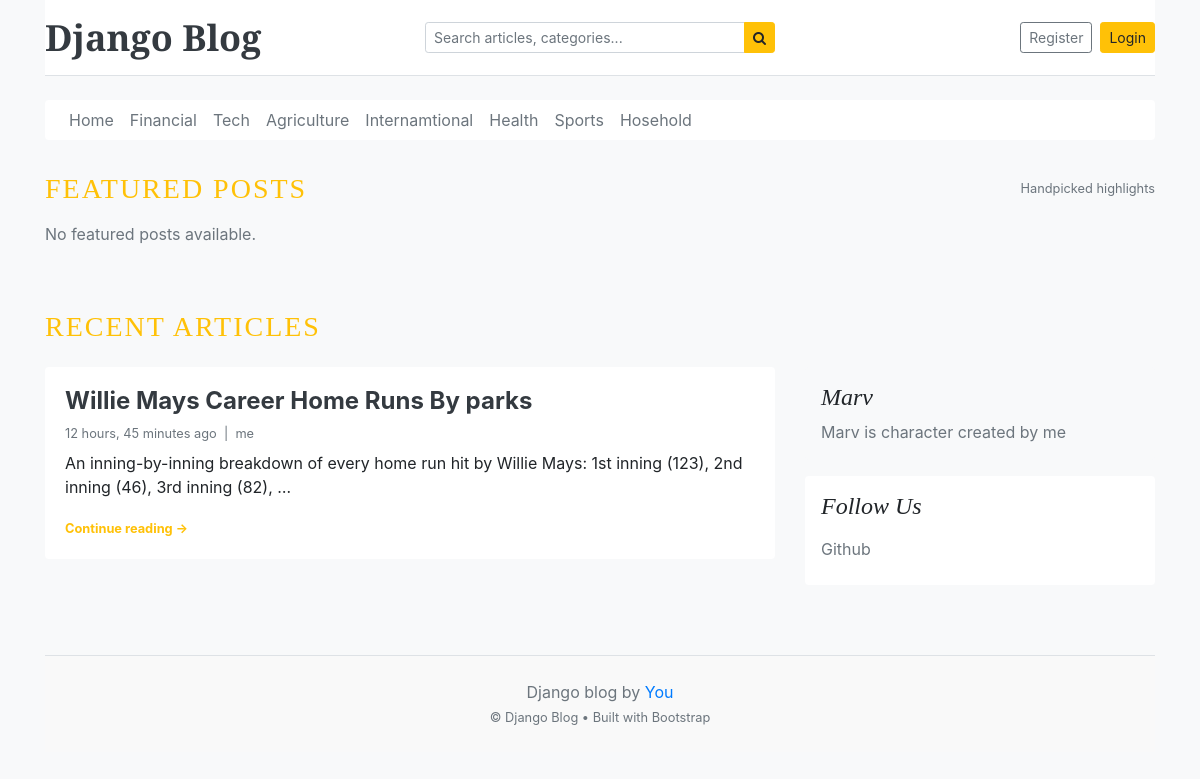
Before: / with the older database file.
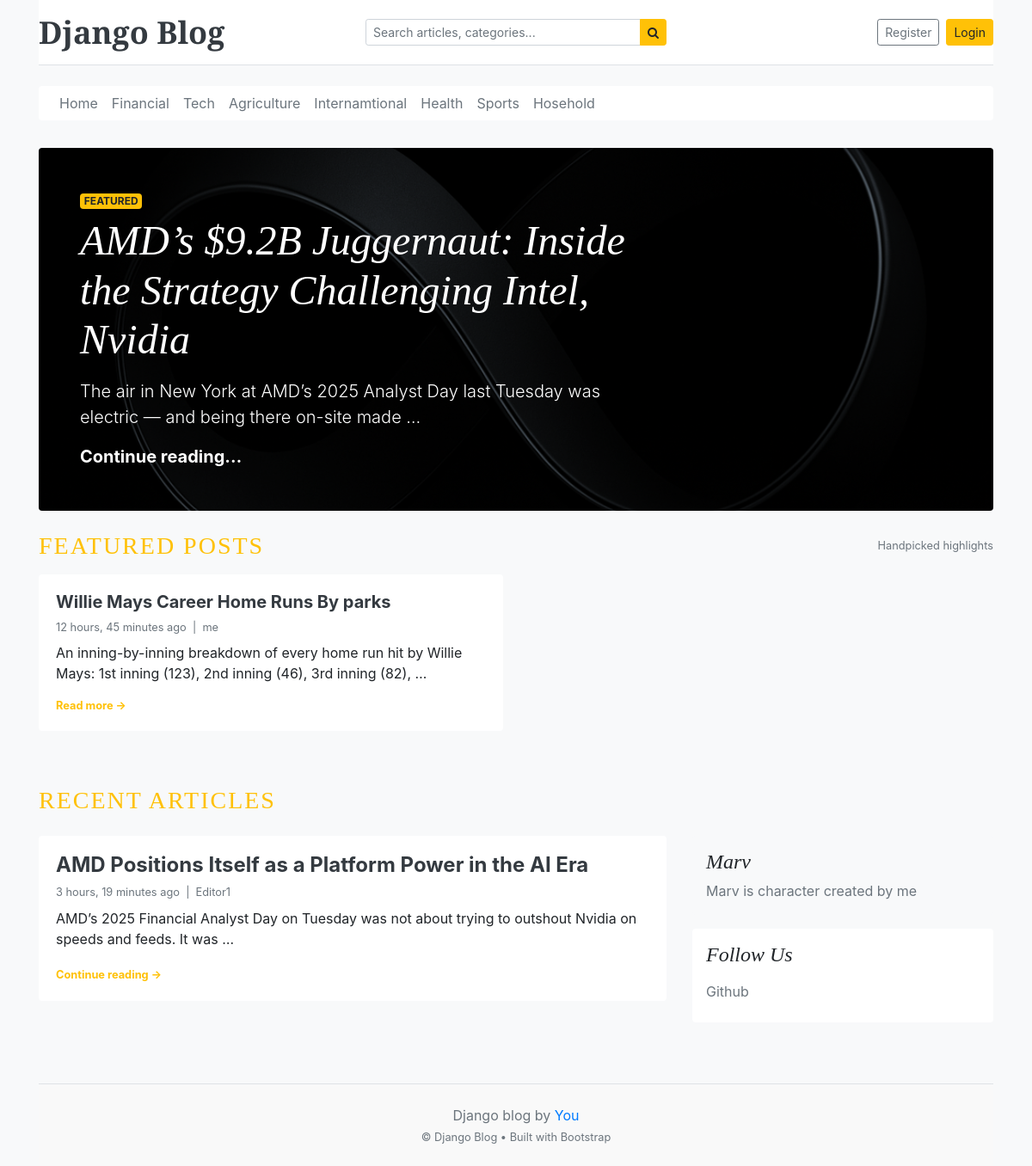
After: the same page with the newer database file.
### blog/models.py (models this page shows, shortened)
class Category(models.Model):
    category_name = models.CharField(max_length=50 , unique=True)
    created_at = models.DateTimeField(auto_now_add=True)
    updated_at = models.DateTimeField(auto_now=True)
    class Meta:
        verbose_name_plural = "categories"

class Blog(models.Model):
    Status_choices = [
        ('draft' , 'Draft'),
        ('published' , 'Publised'),
    ]
    title = models.CharField(max_length=100)
    slug = models.SlugField(max_length=150 , unique=True , blank=True)
    category = models.ForeignKey(Category , on_delete=models.CASCADE)
    author = models.ForeignKey(User , on_delete=models.CASCADE)
    featured_image = models.ImageField(upload_to='uploads/%y/%m/%d')
    short_description = models.TextField(max_length=200)
    blog_body = models.TextField(max_length=2000)
    status = models.CharField(choices=Status_choices , default=0)
    is_featured = models.BooleanField(default=False)
    created_at  = models.DateTimeField(auto_now_add=True)
    updated_at  = models.DateTimeField(auto_now=True)

class about(models.Model):
    about_heading = models.CharField(max_length=50)
    about_description = models.CharField(max_length=100)
    created_at  = models.DateTimeField(auto_now_add=True)
    updates_at  = models.DateTimeField(auto_now=True)
    class Meta:
        verbose_name_plural = "About"

class SocialLink(models.Model):
    plateform = models.CharField(max_length=25)
    link = models.URLField(max_length=100)
    created_at = models.DateTimeField(auto_now_add=True)
    updated_at = models.DateTimeField(auto_now=True)

### blogy/views.py (the view)
# urls.py: 2. Add a URL to urlpatterns:  path('', views.home, name='home')
def home(request):
    categories = Category.objects.all()
    featured_posts = Blog.objects.filter(is_featured = True).order_by('updated_at')
    posts = Blog.objects.filter(is_featured = False , status='published')
    try:
        About = about.objects.get()
    except:
        About = None
    context = {
        'categories': categories,
        'featured_posts': featured_posts,
        'posts':posts,
        'About':About,
    }
    return render(request , "home.html" , context)

### blog/context_processors.py (called while the page is built)
def geet_categories(request):
    return {"categories": Category.objects.all()}

def get_social(request):
    social = SocialLink.objects.all()
    return dict(social = social)

### templates/home.html
{% extends "base.html" %}
{% load static %}
{% block content %}
  {% for post in featured_posts %}
    {% if forloop.first %}
      <section
        class="jumbotron p-3 p-md-5 text-white rounded bg-dark mb-4 position-relative overflow-hidden"
        style="
          background-image: url({{ post.featured_image.url }});
          background-size: cover;
          background-position: center;
          background-blend-mode: overlay;
        "
      >
        <div class="col-md-8 px-0">
          <span class="badge badge-warning text-uppercase mb-2">Featured</span>
          <h1 class="display-4 font-italic mb-3">
            {{ post.title }}
          </h1>
          <p class="lead my-3">
            {{ post.short_description|truncatewords:20 }}
          </p>
          <p class="lead mb-0">
            <a href="{% url 'blogs' post.slug %}" class="text-white font-weight-bold">
              Continue reading…
            </a>
          </p>
        </div>
      </section>
    {% endif %}
  {% endfor %}
  <section class="mb-5">
    <div class="d-flex justify-content-between align-items-center mb-3">
      <h3 class="text-uppercase text-warning mb-0" style="letter-spacing: 2px;">
        Featured Posts
      </h3>
      <span class="text-muted small d-none d-md-inline">
        Handpicked highlights
      </span>
    </div>
    <div class="row mb-2">
      {% for post in featured_posts %}
        {% if not forloop.first %}
          <div class="col-md-6 mb-3">
            <div class="card border-0 h-100 shadow-sm">
              <div class="card-body d-flex flex-column">
                <h3 class="h5 mb-2">
                  <a href="{% url 'blogs' post.slug %}" class="text-dark font-weight-bold">
                    {{ post.title }}
                  </a>
                </h3>
                <small class="mb-2 text-muted">
                  {{ post.created_at|timesince }} ago &nbsp;|&nbsp; {{ post.author }}
                </small>
                <p class="card-text mb-3">
                  {{ post.short_description|truncatewords:20 }}
                </p>
                <a href="{% url 'blogs' post.slug %}" class="mt-auto small text-warning font-weight-bold">
                  Read more →
                </a>
              </div>
            </div>
          </div>
        {% endif %}
      {% empty %}
        <div class="col-12">
          <p class="text-muted">No featured posts available.</p>
        </div>
      {% endfor %}
    </div>
  </section>
  <section class="mb-5">
    <h3 class="text-uppercase text-warning mb-4" style="letter-spacing: 2px;">
      Recent Articles
    </h3>
    <main role="main" class="container p-0">
      <div class="row">
        <div class="col-md-8 blog-main mb-4">
          {% for post in posts %}
            <article class="card border-0 mb-4 shadow-sm">
              <div class="card-body">
                <h3 class="h4">
                  <a href="{% url 'blogs' post.slug %}" class="text-dark font-weight-bold">
                    {{ post.title }}
                  </a>
                </h3>
                <small class="mb-2 d-block text-muted">
                  {{ post.created_at|timesince }} ago &nbsp;|&nbsp; {{ post.author }}
                </small>
                <p class="card-text mb-3">
                  {{ post.short_description|truncatewords:20 }}
                </p>
                <a href="{% url 'blogs' post.slug %}" class="small text-warning font-weight-bold">
                  Continue reading →
                </a>
              </div>
            </article>
          {% empty %}
            <p class="text-muted">No posts found.</p>
          {% endfor %}
        </div>
        <aside class="col-md-4 blog-sidebar">
          <div class="p-3 mb-3 bg-light rounded shadow-sm">
            <h4 class="font-italic mb-2">
              {{ About.about_heading }}
            </h4>
            <p class="mb-0 text-muted">
              {{ About.about_description }}
            </p>
          </div>
          {% if social %}
            <div class="p-3 bg-white rounded shadow-sm">
              <h4 class="font-italic mb-3">Follow Us</h4>
              <ol class="list-unstyled mb-0">
                {% for i in social %}
                  <li class="mb-2">
                    <a href="{{ i.link }}" class="text-muted">
                      {{ i.plateform }}
                    </a>
                  </li>
                {% endfor %}
              </ol>
            </div>
          {% endif %}
        </aside>
      </div>
    </main>
  </section>
{% endblock %}

### templates/base.html (shortened to what this page needs)
{% load static %}
<!DOCTYPE html>
<html lang="en">
<head>
    <link href="https://getbootstrap.com/docs/4.0/dist/css/bootstrap.min.css" rel="stylesheet">
    <link href="{% static 'css/home.css' %}" rel="stylesheet">
    <link rel="stylesheet" href="https://cdnjs.cloudflare.com/ajax/libs/font-awesome/4.7.0/css/font-awesome.min.css">
</head>
<body class="bg-light">
<div class="container">
    <header class="blog-header py-3 mb-3 border-bottom sticky-top bg-white">
        <div class="row flex-nowrap justify-content-between align-items-center">
            <div class="col-4 d-flex align-items-center">
                <a class="blog-header-logo text-dark font-weight-bold h4 mb-0 text-decoration-none" href="/">
                    Django Blog
                </a>
            </div>
            <div class="col-4 d-none d-md-block">
                <form action="{% url 'search' %}" method="GET" class="w-100">
                    <div class="input-group input-group-sm">
                        <input
                            class="form-control"
                            type="text"
                            name="keyword"
                            value="{{ keyword }}"
                            placeholder="Search articles, categories..."
                            aria-label="Enter search term..."
                            aria-describedby="button-search"
                        />
                        <div class="input-group-append">
                            <button
                                type="submit"
                                class="btn btn-warning"
                                id="button-search"
                            >
                                <i class="fa fa-search"></i>
                            </button>
                        </div>
                    </div>
                </form>
            </div>
            <div class="col-4 d-flex justify-content-end align-items-center">
                {% if not user.is_authenticated %}
                    <a class="btn btn-sm btn-outline-secondary mr-2" href="{% url 'register' %}">
                        Register
                    </a>
                    <a class="btn btn-sm btn-warning" href="{% url 'login' %}">
                        Login
                    </a>
                {% endif %}
            </div>
        </div>
    </header>
    <div class="nav-scroller py-2 mb-4">
        <nav class="nav d-flex justify-content-start flex-wrap bg-white rounded shadow-sm px-3">
                <a class="p-2 text-muted" href="{% url 'home'  %}">Home</a>
            {% for cat in categories %}
                <a class="p-2 text-muted" href="{% url 'post_by_category' cat.id %}">
                    {{ cat.category_name }}
                </a>
            {% empty %}
                <span class="text-muted small py-2">No categories available.</span>
            {% endfor %}
        </nav>
    </div>
    <main>
        {% block content %}
        {% endblock %}
    </main>
    <footer class="blog-footer mt-5 py-4 border-top text-center text-muted">
        <p class="mb-1">
            Django blog by <a href="#" class="text-decoration-none">You</a>
        </p>
        <p class="mb-0 small">
            &copy; Django Blog • Built with Bootstrap
        </p>
    </footer>
</div>
</body>
</html>

### static/css/home.css (style rules this page uses)
.blog-header { border-bottom: 1px solid #e5e5e5; }
.blog-header-logo { font-family: "Playfair Display", Georgia, "Times New Roman", serif; font-size: 2.25rem; }
h1, h2, h3, h4, h5, h6 { font-family: "Playfair Display", Georgia, "Times New Roman", serif; }
.display-4 { font-size: 2.5rem; }
@media (min-width: 768px) { .display-4 { font-size: 3rem; } }
.blog-footer { padding: 2.5rem 0; color: #727272; text-align: center; background-color: #f9f9f9; border-top: .05rem solid #e5e5e5; }
.blog-footer p:last-child { margin-bottom: 0; }

Changed rows visible on the page:
added Blog: featured_image (picture), title "AMD’s $9.2B Juggernaut: Inside the Strategy Challenging Intel, Nvidia", short_description "The air in New York at AMD’s 2025 Analyst Day last Tuesday was electric — and being there on-site made …"
changed Blog "Willie Mays Career Home Runs By parks": moves from the list under "RECENT ARTICLES" to the list under "FEATURED POSTS"
added Blog: title "AMD Positions Itself as a Platform Power in the AI Era", created_at "3 hours, 19 minutes", author "Editor1", short_description "AMD’s 2025 Financial Analyst Day on Tuesday was not about trying to outshout Nvidia on speeds and feeds. It was …", shown under "RECENT ARTICLES"
Other visible differences:
text no longer shown: "No featured posts available."
